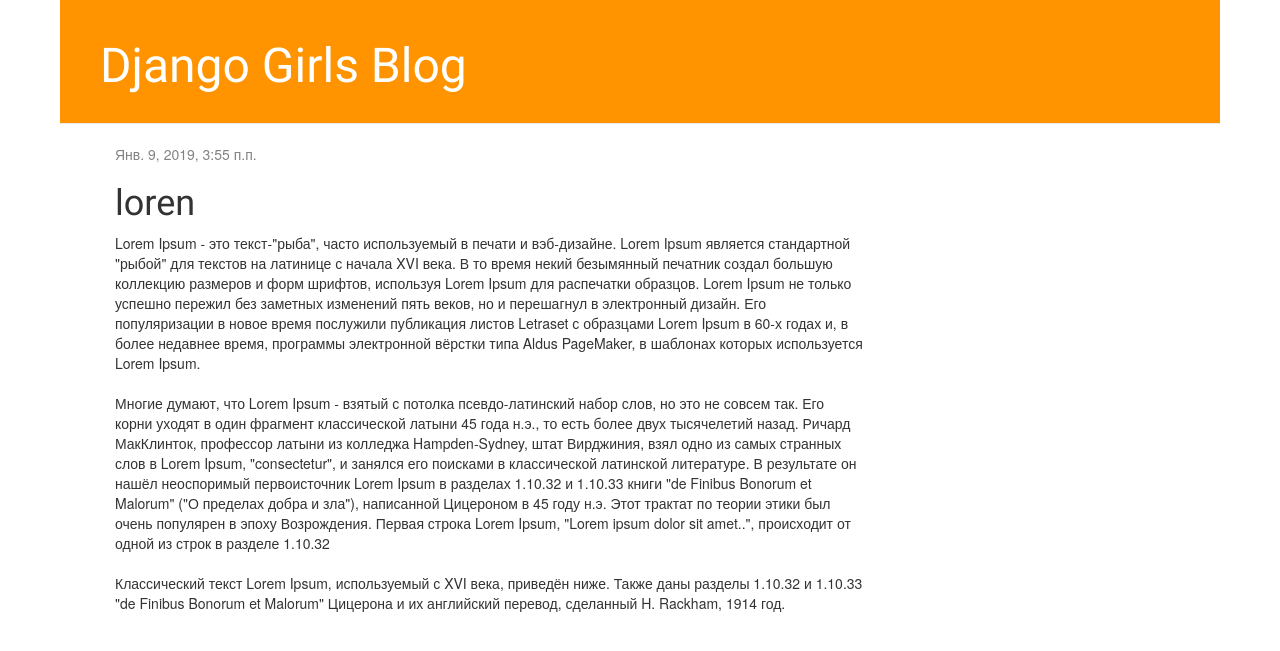
The app's page /post/4/ with its own data.
### blog/models.py (models this page shows, shortened)
class Post(models.Model):
    author = models.ForeignKey('auth.User', on_delete=models.CASCADE)
    title = models.CharField(max_length=200)
    text = models.TextField()
    created_date = models.DateTimeField(
            default=timezone.now)
    published_date = models.DateTimeField(
            blank=True, null=True)

### blog/views.py (the view)
# urls.py: url(r'^post/(?P<pk>\d+)/$', views.post_detail, name='post_detail'),
def post_detail(request, pk):
    post = get_object_or_404(Post, pk=pk)
    return render(request, 'blog/post_detail.html', {'post': post})

### blog/templates/blog/post_detail.html (shortened to what this page needs)
{% extends 'blog/base.html' %}
{% block content %}
    <div class="post">
        {% if post.published_date %}
            <div class="date">
                {{ post.published_date }}
            </div>
        {% endif %}
        <h1>{{ post.title }}</h1>
        <p>{{ post.text|linebreaksbr }}</p>
    </div>
{% endblock %}

### blog/static/css/blog.css (style rules this page uses)
h1, h2, h3 ,h4 { font-family: 'lobster', cursive; }
.date { color: #828282 }
body { padding-left: 60px; padding-right: 60px; }

### records on screen
Post: published_date "Янв. 9, 2019, 3:55 п.п.", title "loren", text "Lorem Ipsum - это текст-\"рыба\", часто используемый в печати и вэб-дизайне. Lorem Ipsum является стандартной \"рыбой\" для текстов на латинице с начала XVI века. В то время некий безымянный печатник создал большую коллекцию размеров и форм шрифтов, используя Lorem Ipsum для распечатки образцов. Lorem Ipsum не только успешно пережил без заметных изменений пять веков, но и перешагнул в электронный дизайн. Его популяризации в новое время послужили публикация листов Letraset с образцами Lorem Ipsum в 60-х годах и, в более недавнее время, программы электронной вёрстки типа Aldus PageMaker, в шаблонах которых используется Lorem Ipsum. Многие думают, что Lorem Ipsum - взятый с потолка…"
